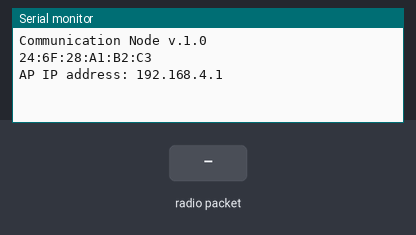
A sketch run on a simulated ESP8266 (Wemos D1 mini). Shown: the last lines printed to the serial monitor. The inputs (shaded band) are chosen by the test bench.

Above: at 1.2 s.
1.3 s: radio packet "1" arrives
At 2.1 s:
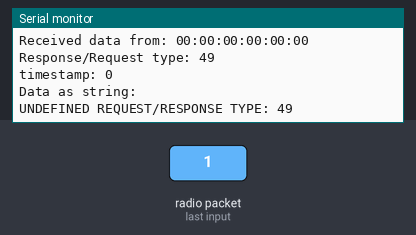
2.8 s: radio packet "0" arrives
At 3.3 s:
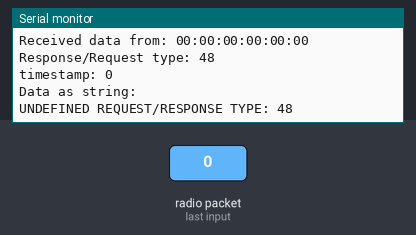

Measured:
- after the input at 1.3 s, the serial monitor: prints a new line at once (image 1)
- after the input at 2.8 s, the serial monitor: prints a new line at once (image 2)

The sketch:

network_node.ino
```cpp
// (licence header left out)
#include "Definitions.h"

// Define the type of this device
#define DEVICE_TYPE   NETWORK_NODE

// TODO: Add SSID Definition based on device/MAC
#define SSID          "NetNode_1"
#define PASSWORD      ""

#include "Communication.h"
#include "RequestResponseHandlers.h"
#include "WiFiConnection.h"

unsigned long lastSend = 0;

void setup() {
  // put your setup code here, to run once:
  // Serial.begin(115200);
  Serial.begin(9600);
  Serial.println("Communication Node v.1.0");

  if ( !initializeESPNOW( ) ) {
    Serial.println("ESP NOW Failed to initialize");
  } else {
    getMacAddress( );
  }

  if ( !initializeWiFi(SSID, PASSWORD) ) {
    Serial.println("WiFi server failed to initialize");
  } else {
    Serial.print("AP IP address: ");
    Serial.println(WiFi.softAPIP());
  }

}

void loop() {
  // put your main code here, to run repeatedly:

  bool sender = true;

  if (
    sender &&
    ( (millis() - lastSend) >= 5000 )
  ) {
    // TODO: Test sender - receiver [PING - AUTH]
    // TODO: Check how to broadcast without a specific mac address
    sendData( esp32dev, PING, "esp 8266" );
    lastSend = millis( );
  }

  // Listen for HTTP requests from clients
  server.handleClient();

}
```

Communication.h
```cpp
// (licence header left out)
#include "CommunicationDefinitions.h"

// set the role of this device: CONTROLLER, SLAVE, COMBO
#define MY_ROLE         ESP_NOW_ROLE_COMBO
// set the role of the receiver
#define RECEIVER_ROLE   ESP_NOW_ROLE_COMBO
// WiFi Channel
#define WIFI_CHANNEL    1

// TODO: See how this can be a list of MAC addresses
// and also switch it to #define if possible [pointers?]

// ESP 32 Dev KIT v1
uint8_t esp32dev[] = { 0x84, 0xCC, 0xA8, 0x69, 0xF6, 0xB0};

/**
 * @brief Send data via ESP NOW
 *
 * @param uint8_t receiverAddress[] - Mac address of the receiver device
 * @param int type - Request/Response type <CommunicationDefinitions.h>
 * @param data - Stringified data from device <CommunicationDefinitions.h>
 */
void sendData ( uint8_t receiverAddress[], int type, String data ) {
  dataPacket packet;
  packet.type = type;
  packet.timestamp = millis();
  packet.data = data;

  esp_now_send( receiverAddress, (uint8_t *) &packet, sizeof(packet) );

}

/**
 * @brief Callback for when the transmition was completed
 *
 * @param receiverMac - Mac address of the receiver
 * @param transmissionStatus - Trasmition status
 */
void onTransmissionCompleted(uint8_t *receiverMac, uint8_t transmissionStatus) {
  if(transmissionStatus == 0) {
    Serial.println("Data sent successfully");
  } else {
    // TODO: Add error handling
    Serial.print("Error code: ");
    Serial.println(transmissionStatus);
  }
}

/**
 * @brief Callback for when data is received
 *
 * @param senderMac - Mac address of the sender
 * @param data - Data that has been sent
 * @param dataLength - Length of the sent data
 */
void onDataReceived(uint8_t *senderMac, uint8_t *data, uint8_t dataLength) {
  // Parse the mac address
  char macAddressString[18];
  snprintf(macAddressString, sizeof(macAddressString), "%02x:%02x:%02x:%02x:%02x:%02x", senderMac[0], senderMac[1], senderMac[2], senderMac[3], senderMac[4], senderMac[5]);


  Serial.println();
  Serial.print("Received data from: ");
  Serial.println(macAddressString);
  // Parse send data packet
  dataPacket packet;
  memcpy(&packet, data, sizeof(packet));

  Serial.print("Response/Request type: ");
  Serial.println(packet.type);
  Serial.print("timestamp: ");
  Serial.println(packet.timestamp);
  Serial.print("Data as string: ");
  Serial.println(packet.data);

  // TODO: Parse string data

  // Data to be sent
  String stringData = "";
  // Handle Responses
  switch ( packet.type ) {
    // Respond to Device being pinged
    case PING:
      // Return info about this device to sender
      stringData += DEVICE_TYPE;
      stringData += SEPARATOR;
      sendData( senderMac, AUTH, stringData );
      break;
    // Handle AUTH response
    case AUTH:
      handleAuthentication( packet.data );
      break;

    default:
      Serial.print("UNDEFINED REQUEST/RESPONSE TYPE: ");
      Serial.println(packet.type);
      break;
  }
}

/**
 * @brief  Initialize ESP NOW Communication
 *
 * @return true - ESP NOW was successfuly initialized
 * @return false - Something went wrong
 */
bool initializeESPNOW (  ) {
    // Set WiFi mode to STA
    WiFi.mode(WIFI_STA);

    if(esp_now_init() != 0) {
        Serial.println("ESP-NOW initialization failed");
        return false;
    }

    esp_now_set_self_role(MY_ROLE);
    // Register on transmittion completed callback
    esp_now_register_send_cb(onTransmissionCompleted);
    // Register on data received callback
    esp_now_register_recv_cb(onDataReceived);

    // Add ESP NOW peers
    // esp_now_add_peer(noPinsMini, RECEIVER_ROLE, WIFI_CHANNEL, NULL, 0);
    esp_now_add_peer(esp32dev, RECEIVER_ROLE, WIFI_CHANNEL, NULL, 0);

    return true;
}

/**
 * @brief Get the Mac Address object
 *
 */
void getMacAddress ( ) {
    Serial.println(WiFi.macAddress());
    // TODO: Return the mac address
}
```

CommunicationDefinitions.h
```cpp
/**
 * @file CommunicationDefinitions.h
 * @brief Communication definitions and variables
 */

/**
 * @brief Request - Response schemas and definitions
 *
 * Request - Response Schema [TYPE]
 * - G - general request - response
 * - <DEVICE> - Device specific request - response
 *
 * [REQ] int REQUEST_NAME - description
 * - Data sent as string -
 *
 * [RESP] int RESPONSE_NAME - description
 * - Data sent as string -
 * [type] handle<RESPONSE_NAME>()
 *
 * TODO: Check for struct -> String | String -> struct conversion
 */

/**
 * @brief Data packet structure
 *
 * bool request - Is this a request[true] or response[false]
 * int type - type selected from REQUEST/RESPONSE def+initions
 * unsigned long timestamp - timestamp in ms [millis]
 * String data - Data sent from the asset as a String
 */
struct __attribute__((packed)) dataPacket {
    int type;
    unsigned long timestamp;
    String data;
};

/**
 * PING - AUTH [G]
 */
    /**
     * [REQ] PING - Ping device for information
     *  - EMPTY REQUEST -
     */
    #define PING 0
    /**
     * [RESP] AUTH - Return information about device
     *  - int deviceType - Type of the device <Definitions.h> [Device Types]
     *  - [TYPE] lon - Device Longitude
     *  - [TYPE] lat - Device latitute
     *
     */
    #define AUTH 1

    /**
     * @brief Authuentication handler
     * Called when a device send authentication data
     *
     * @param String data - Data sent from device
     */
    void handleAuthentication( String data );


/**
 * @brief String data separator
 */
#define SEPARATOR   "|"
```

Definitions.h
```cpp
// (licence header left out)
// TFT Screen libraries
#include <Adafruit_GFX.h>    // Core graphics library
#include <Adafruit_ST7735.h> // Hardware-specific library for ST7735
#include <Adafruit_ST7789.h> // Hardware-specific library for ST7789
#include <SPI.h>
// ESP Now libraries
#include<ESP8266WiFi.h>
#include<espnow.h>
// Webserver libraries
#include <WiFiClient.h>
#include <ESP8266WiFiMulti.h>
#include <ESP8266mDNS.h>
#include <ESP8266WebServer.h>


/**
 * D1 Mini pinout
 */
#define GP_16    16
#define GP_5     5
#define GP_4     4
#define GP_0     0
#define GP_2     2
#define GP_14    14
#define GP_12    12
#define GP_13    13
#define GP_15    15

/**
 * ESP 12-F pinout
 */
#define D0  16
#define D1  5
#define D2  4
#define D3  0
#define D4  2
#define D5  14
#define D6  12
#define D7  13
#define D8  15

/**
 * Device types
 */
#define NETWORK_NODE    0
#define USER_DEVICE     1
#define SUPPLY          2
#define SENSOR          3
```

RequestResponseHandlers.h
```cpp
// (licence header left out)
/**
 * @brief Handle Authentication Response
 *
 * @param int senderDeviceType - Type of the sender device
 * @param String data - Data sent from device
 */
void handleAuthentication ( String data ) {
//   String[] dataArray = data.split(SEPARATOR);
  // TODO: parse string data

  // TODO: Handle device authentication

}
```

WiFiConnection.h
```cpp
// (licence header left out)
#define JSON        "application/json"

// Create an instance of the ESP8266WiFiMulti class, called 'wifiMulti'
ESP8266WiFiMulti wifiMulti;

// Create a webserver object that listens for HTTP request on port 80
ESP8266WebServer server(80);

const char index_html[] PROGMEM = R"rawliteral(Network Node Access Point)rawliteral";

// TODO: Add Device statuses in Asset.h
// TODO: Add JSON stringifier
// TODO: Add endpoints

/**
 * @brief Handle Root
 * Returns the status of the device
 *
 */
void handleRoot() {
    // TODO: Add actual Device data
    server.send(200, JSON,
    "{\"device\": \"DEVICE_NAME\",\"status\": \"OK\"}"
    );
}

/**
 * @brief Handle Not Found
 * Returns a 404 Error
 *
 */
void handleNotFound() {
    server.send(404, JSON,
    "{\"errors\" : [\"Invalid Endpoint\"]}"
    );
}

/**
 * @brief Initialize WiFi
 *
 * @param String ssid - Access Point Name
 * @param String password - Access Point Password
 *
 * @return true - WiFi was initialized successfully
 * @return false - Something went wrong
 */
bool initializeWiFi( String ssid, String password  ) {

    WiFi.softAP(ssid, password);

    // Start the mDNS responder for esp8266.local
    if (!MDNS.begin("esp8266")) {
        return false;
    }

    // Add root handler
    server.on("/", HTTP_GET, handleRoot);

    // Add 404 handler
    server.onNotFound(handleNotFound);

    // Add <functionality> endpoint
    // server.on("/url", HTTP_POST/HTTP_GET, handleCallback);

    // Start the server
    server.begin();

    return true;
}
```
